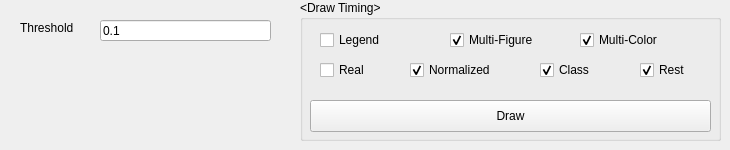
       <widget class="QWidget" name="tab_20">
        <attribute name="title">
         <string>Dynamic</string>
        </attribute>
        <widget class="QLabel" name="label_39">
         <property name="geometry">
          <rect>
           <x>20</x>
           <y>20</y>
           <width>71</width>
           <height>16</height>
          </rect>
         </property>
         <property name="text">
          <string>Threshold</string>
         </property>
        </widget>
        <widget class="QLineEdit" name="txtDIThreshold">
         <property name="geometry">
          <rect>
           <x>100</x>
           <y>20</y>
           <width>171</width>
           <height>21</height>
          </rect>
         </property>
         <property name="text">
          <string>0.1</string>
         </property>
        </widget>
        <widget class="QGroupBox" name="groupBox">
         <property name="geometry">
          <rect>
           <x>300</x>
           <y>0</y>
           <width>421</width>
           <height>141</height>
          </rect>
         </property>
         <property name="title">
          <string>&lt;Draw Timing&gt;</string>
         </property>
         <widget class="QPushButton" name="btnDIDraw">
          <property name="geometry">
           <rect>
            <x>10</x>
            <y>100</y>
            <width>401</width>
            <height>32</height>
           </rect>
          </property>
          <property name="text">
           <string>Draw</string>
          </property>
         </widget>
         <widget class="QCheckBox" name="cbDILegend">
          <property name="geometry">
           <rect>
            <x>20</x>
            <y>30</y>
            <width>121</width>
            <height>20</height>
           </rect>
          </property>
          <property name="text">
           <string>Legend</string>
          </property>
         </widget>
         <widget class="QCheckBox" name="cbDIDraw">
          <property name="geometry">
           <rect>
            <x>150</x>
            <y>30</y>
            <width>141</width>
            <height>20</height>
           </rect>
          </property>
          <property name="text">
           <string>Multi-Figure</string>
          </property>
          <property name="checked">
           <bool>true</bool>
          </property>
         </widget>
         <widget class="QCheckBox" name="cbDIColor">
          <property name="geometry">
           <rect>
            <x>280</x>
            <y>30</y>
            <width>131</width>
            <height>20</height>
           </rect>
          </property>
          <property name="text">
           <string>Multi-Color</string>
          </property>
          <property name="checked">
           <bool>true</bool>
          </property>
         </widget>
         <widget class="QCheckBox" name="cbDIReal">
          <property name="geometry">
           <rect>
            <x>20</x>
            <y>60</y>
            <width>81</width>
            <height>20</height>
           </rect>
          </property>
          <property name="text">
           <string>Real</string>
          </property>
         </widget>
         <widget class="QCheckBox" name="cbDINorm">
          <property name="geometry">
           <rect>
            <x>110</x>
            <y>60</y>
            <width>121</width>
            <height>20</height>
           </rect>
          </property>
          <property name="text">
           <string>Normalized</string>
          </property>
          <property name="checked">
           <bool>true</bool>
          </property>
         </widget>
         <widget class="QCheckBox" name="cbDIClass">
          <property name="geometry">
           <rect>
            <x>240</x>
            <y>60</y>
            <width>101</width>
            <height>20</height>
           </rect>
          </property>
          <property name="text">
           <string>Class</string>
          </property>
          <property name="checked">
           <bool>true</bool>
          </property>
         </widget>
         <widget class="QCheckBox" name="cbDIRest">
          <property name="geometry">
           <rect>
            <x>340</x>
            <y>60</y>
            <width>81</width>
            <height>20</height>
           </rect>
          </property>
          <property name="text">
           <string>Rest </string>
          </property>
          <property name="checked">
           <bool>true</bool>
          </property>
         </widget>
        </widget>
       </widget>
